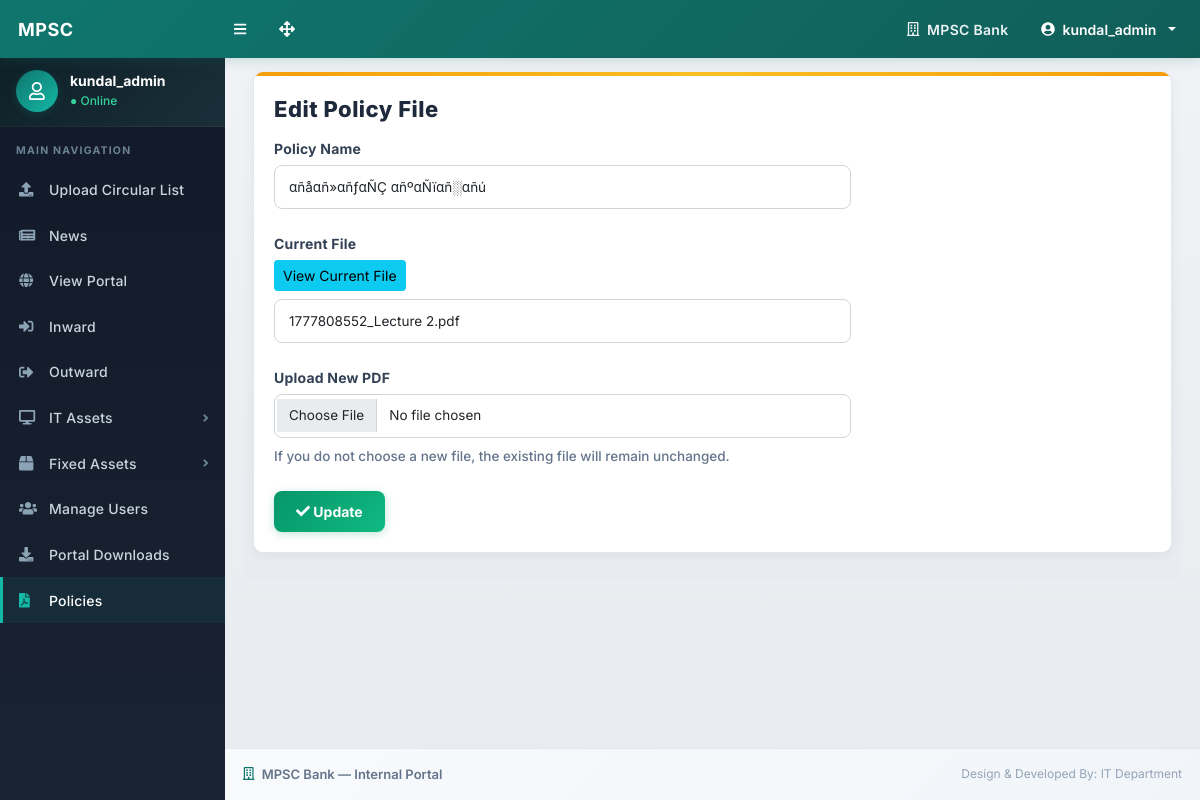
Screenshot of /edit-policy.php?id=1 (signed in) with the database file from the repository.
### tables this page shows
CREATE TABLE `portal_policies` (
  `id` int(11) NOT NULL AUTO_INCREMENT,
  `policy_key` varchar(100) DEFAULT NULL,
  `policy_title` varchar(255) NOT NULL,
  `file_name` varchar(255) DEFAULT NULL,
  `is_active` tinyint(1) NOT NULL DEFAULT 1,
  PRIMARY KEY (`id`)
);

### edit-policy.php (the view, shortened to what this page needs)
<?php
include_once('./includes/config.php');
$id = (int)$_GET['id'];
$stmt = mysqli_prepare($con, "SELECT * FROM portal_policies WHERE id=? LIMIT 1");
mysqli_stmt_bind_param($stmt, "i", $id);
mysqli_stmt_execute($stmt);
$result = mysqli_stmt_get_result($stmt);
$row = mysqli_fetch_assoc($result);
?>
<!DOCTYPE html>
<html lang="en">
<head>
    <link href="./css/styles.css" rel="stylesheet" />
    <link href="./css/custom.css" rel="stylesheet" />
    <link href="./css/policies.css" rel="stylesheet" />
</head>
<body class="sb-nav-fixed">
<?php include_once('./includes/navbar.php'); ?>
<div id="layoutSidenav">
    <?php include_once('./includes/sidebar.php'); ?>
    <div id="layoutSidenav_content">
        <main>
            <div class="container-fluid px-3">
                <div class="policies-page">
                    <div class="policies-panel">
                        <div class="policies-panel-body">
                            <div class="policies-top-row">
                                <h2 class="policies-title">Edit Policy File</h2>
                            </div>
                            <form method="post" enctype="multipart/form-data">
                                <div class="row mb-4">
                                    <div class="col-md-8">
                                        <label class="policy-form-label">Policy Name</label>
                                        <input type="text" class="form-control" value="<?php echo htmlspecialchars($row['policy_title']); ?>" readonly>
                                    </div>
                                </div>
                                <div class="row mb-4">
                                    <div class="col-md-8">
                                        <label class="policy-form-label">Current File</label>
                                        <?php if (!empty($row['file_name'])) { ?>
                                            <div class="mb-2">
                                                <a href="./uploads/policies/<?php echo rawurlencode($row['file_name']); ?>" target="_blank" class="btn btn-info btn-sm">
                                                    View Current File
                                                </a>
                                            </div>
                                            <input type="text" class="form-control" value="<?php echo htmlspecialchars($row['file_name']); ?>" readonly>
                                        <?php } else { ?>
                                            <input type="text" class="form-control" value="No file uploaded" readonly>
                                        <?php } ?>
                                    </div>
                                </div>
                                <div class="row mb-4">
                                    <div class="col-md-8">
                                        <label class="policy-form-label">Upload New PDF</label>
                                        <input type="file" name="policy_file" class="form-control" accept=".pdf">
                                        <div class="policy-current-file">
                                            If you do not choose a new file, the existing file will remain unchanged.
                                        </div>
                                    </div>
                                </div>
                                <button type="submit" name="submit" class="policy-save-btn">
                                    <i class="fas fa-check"></i> Update
                                </button>
                            </form>
                        </div>
                    </div>
                </div>
            </div>
        </main>
        <?php include_once('./includes/footer.php'); ?>
    </div>
</div>
</body>
</html>

### css/custom.css (style rules this page uses)
body { background-color: #f0f2f5 !important; font-family: 'Inter', 'Segoe UI', Arial, Helvetica, sans-serif; -webkit-font-smoothing: antialiased; -moz-osx-font-smoothing: grayscale; }
#layoutSidenav_content { background: linear-gradient(180deg, #f0f2f5 0%, #e8ebef 100%); }
.container-fluid { padding-left: 18px !important; padding-right: 18px !important; }

### css/policies.css (style rules this page uses)
.policies-page { background: linear-gradient(180deg, #f0f2f5 0%, #e8ebef 100%); min-height: 100%; padding: 16px 10px 28px 10px; }
.policies-panel { background: #ffffff; border: 1px solid #e2e8f0; border-top: none; border-radius: 10px; overflow: hidden; box-shadow: 0 2px 12px rgba(0,0,0,0.05); }
.policies-panel::before { content: ''; display: block; height: 4px; background: linear-gradient(90deg, #f59e0b, #fbbf24, #f59e0b); }
.policies-panel-body { padding: 20px; }
.policies-top-row { display: flex; justify-content: space-between; align-items: center; margin-bottom: 16px; gap: 14px; flex-wrap: wrap; }
.policies-title { font-size: 22px; font-weight: 800; color: #1e293b; margin: 0; letter-spacing: 0.5px; }
.policy-form-label { font-size: 14px; font-weight: 700; color: #334155; margin-bottom: 6px; display: block; letter-spacing: 0.2px; }
.policies-panel .form-control { min-height: 44px; border: 1.5px solid #d1d5db; border-radius: 8px !important; box-shadow: none !important; font-size: 13.5px; padding: 10px 14px; background: #fff; transition: border-color 0.2s ease, box-shadow 0.2s ease; }
.policy-save-btn { background: linear-gradient(135deg, #059669 0%, #10b981 100%); color: #fff !important; border: none; border-radius: 8px; padding: 10px 22px; font-size: 14px; font-weight: 700; box-shadow: 0 2px 8px rgba(5, 150, 105, 0.25); transition: all 0.25s ease; cursor: pointer; }
.policy-current-file { font-size: 13.5px; color: #64748b; margin-top: 8px; font-weight: 500; }

### rows the page displays
portal_policies: policy_title "αñåαñ»αñƒαÑÇ αñºαÑïαñ░αñú", file_name "1777808552_Lecture 2.pdf"

### other values shown
$_SESSION['login'] "kundal_admin"
